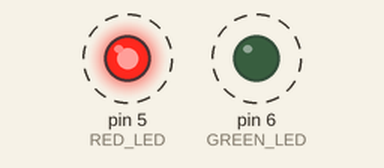
Simulated run of this sketch. Board: Arduino Uno, built with avr-gcc and run on an emulated ATmega328P. On the bench: output pins drawn as LEDs (lit = HIGH). Dashed ring = blinking.

Above: at 0.5 s.
Timing chart, 0 to 4.6 s (numbered marks = the images above):
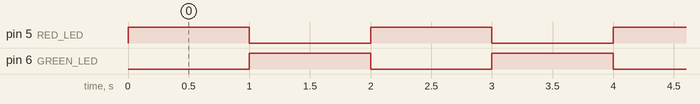

Measured:
- by itself, pin 5 (RED_LED), pin 6 (GREEN_LED): alternates HIGH for 1.0 s and LOW for 1.0 s

The sketch:

Test_2_LED.ino
```cpp
/*
  TEST 2 : THE LEDS
  -----------------
  Goal: check that both LEDs are wired correctly.

  Wiring:
    Pin 5 -> 220 ohm resistor -> LONG leg (+) of the red LED
    Pin 6 -> 220 ohm resistor -> LONG leg (+) of the green LED
    SHORT legs (-) of both LEDs -> GND

  Why a resistor? It limits the current.
  Without it, the LED or the Arduino pin can be damaged.

  Expected result: red and green turn ON one after the other.
  One LED stays OFF? It is probably reversed: flip it.
*/

const int RED_LED   = 5;
const int GREEN_LED = 6;

void setup() {
  pinMode(RED_LED, OUTPUT);     // OUTPUT = Arduino sends current
  pinMode(GREEN_LED, OUTPUT);
}

void loop() {
  digitalWrite(RED_LED, HIGH);    // HIGH = 5V = LED ON
  digitalWrite(GREEN_LED, LOW);   // LOW  = 0V = LED OFF
  delay(1000);

  digitalWrite(RED_LED, LOW);
  digitalWrite(GREEN_LED, HIGH);
  delay(1000);
}
```
